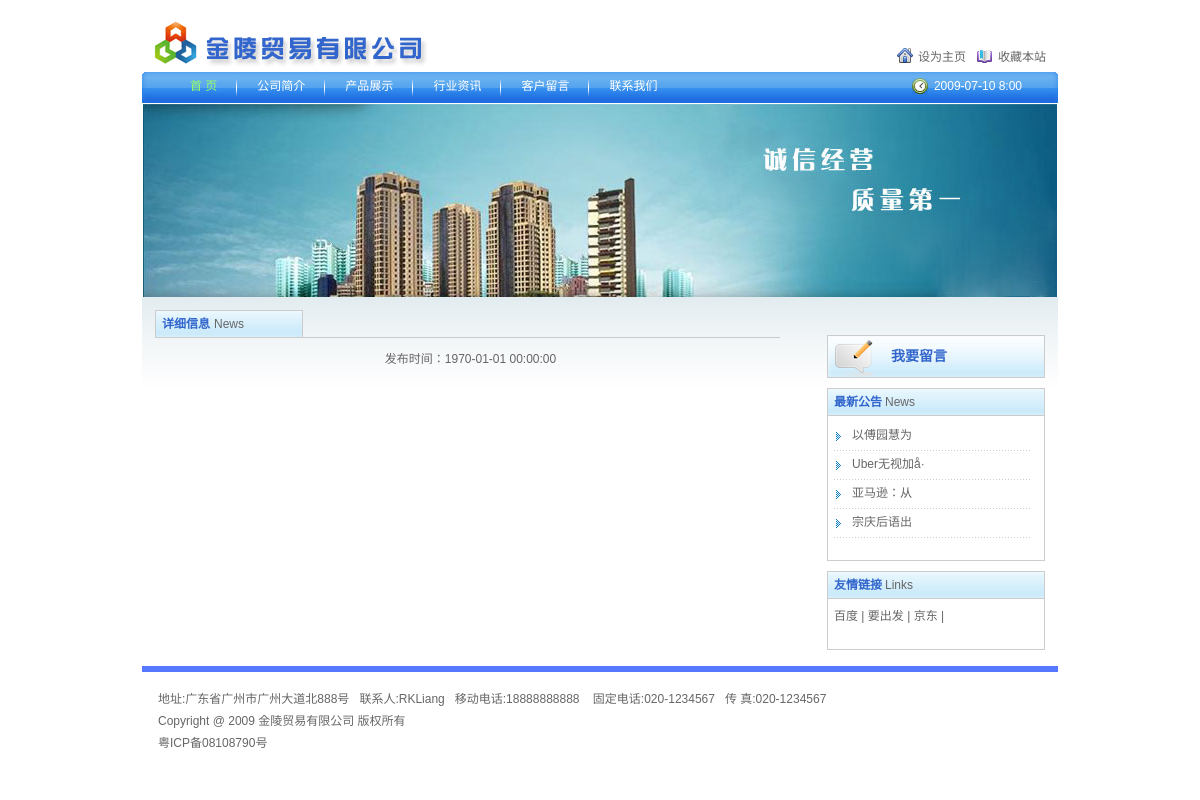
The app's page /article.php with its own data.
### tables this page shows
CREATE TABLE `article` (
  `id` int(10) unsigned NOT NULL AUTO_INCREMENT,
  `title` char(100) NOT NULL DEFAULT '',
  `content` text NOT NULL,
  `artClass` char(10) NOT NULL DEFAULT '',
  `adder` char(20) NOT NULL DEFAULT '' COMMENT '添加人',
  `addTime` int(10) unsigned NOT NULL DEFAULT '0' COMMENT '添加时间',
  PRIMARY KEY (`id`)
);

CREATE TABLE `friendlyLink` (
  `id` int(10) unsigned NOT NULL AUTO_INCREMENT,
  `name` char(30) NOT NULL DEFAULT '',
  `url` char(200) NOT NULL DEFAULT '',
  PRIMARY KEY (`id`)
);

CREATE TABLE `compMes` (
  `id` int(10) unsigned NOT NULL AUTO_INCREMENT,
  `addr` char(200) NOT NULL DEFAULT '' COMMENT '地址',
  `linkman` char(20) NOT NULL DEFAULT '' COMMENT '联系人',
  `mtel` char(20) NOT NULL DEFAULT '' COMMENT '移动电话',
  `fTel` char(20) NOT NULL DEFAULT '' COMMENT '固定电话',
  `fax` char(20) NOT NULL DEFAULT '' COMMENT '传真',
  `intro` text NOT NULL COMMENT '简介',
  `icpNo` char(50) NOT NULL DEFAULT '' COMMENT 'ICP号',
  `LDN` char(50) NOT NULL DEFAULT '' COMMENT '版权号',
  `copyrighter` char(20) NOT NULL DEFAULT '' COMMENT '版权所有人',
  `adder` char(50) NOT NULL COMMENT '添加人',
  `addTime` int(11) NOT NULL COMMENT '添加时间',
  PRIMARY KEY (`id`)
);

### PDOClass/pdoClass.php (called while the page is built, shortened)
<?php
class pdoClass
{
    private $pdo = null;
    public $statement = null;
    public $options = array(
        PDO::MYSQL_ATTR_INIT_COMMAND => 'SET NAMES ',
    );
    public function __construct($host, $user = 'root', $pass = '', $dbname = '', $persistent = false, $charset = 'utf8')
    {
        $this->options[PDO::MYSQL_ATTR_INIT_COMMAND] .= $charset;
        $dsn = "mysql:host={$host};dbname={$dbname}";
        $this->pdo = new PDO($dsn, $user, $pass, $this->options);
    }
    public function query($sql)
    {
        $this->statement = $this->pdo->query($sql);
        return $this->statement;
    }
    public function fetch($fetch_style = PDO::FETCH_ASSOC)
    {
        if (is_object($this->statement)) {
            return $this->statement->fetch($fetch_style);
        } else {
            return false;
        }
    }
    public function fetchAll($fetch_style = PDO::FETCH_ASSOC, $handle = '')
    {
        if ($handle != '') {
            return $this->statement->fetchAll($fetch_style, $handle);
        } else {
            return $this->statement->fetchAll($fetch_style);
        }
    }
}

### article.php (the view, shortened to what this page needs)
<?php
include_once './PDOClass/pdoClass.php';
$host = '172.16.50.28';
$user = 'root';
$pass = 'root';
$dbname = 'jinling';
$link = new pdoClass($host, $user, $pass, $dbname);
$selSQL = "SELECT id,title,addTime FROM article WHERE artClass='最新公告'";
$link->query($selSQL);
$arrNotice = $link->fetchAll();
$selSQL = "SELECT * FROM compMes";
$link->query($selSQL);
$arrCompany = $link->fetch();
$selSQL = "SELECT * FROM friendlyLink";
$link->query($selSQL);
$arrLink = $link->fetchAll();
?>
<!DOCTYPE html PUBLIC "-//W3C//DTD XHTML 1.0 Transitional//EN" "http://www.w3.org/TR/xhtml1/DTD/xhtml1-transitional.dtd">
<html xmlns="http://www.w3.org/1999/xhtml">
<head>
<link type="text/css" rel="stylesheet" href="style/style.css" />
</head>
<body>
<div class="header">
	<h1 class="logo" title="金陵贸易有限公司"><a href="index.php"><img src="images/logo.gif" alt="金陵贸易有限公司" /></a></h1>
    <p class="top_r"><a href="#" class="btn_i">设为主页</a><a href="#" class="btn_f">收藏本站</a></p>
</div>
<div class="nav">
	<div class="nav_left"></div>
    <ul>
     	<li class="sel"><a href="index.php">首  页</a></li>
        <li><a href="about_us.php">公司简介</a></li>
        <li><a href="product_list.php">产品展示</a></li>
        <li><a href="info.php">行业资讯</a></li>
        <li><a href="guestbook.php">客户留言</a></li>
        <li><a href="contact_us.php" class="nobg">联系我们</a></li>
     </ul>
     <div class="time">2009-07-10 8:00</div>
    <div class="nav_right"></div>
</div>
<div class="banner">
	<a href="#"><img src="images/banner.jpg" align="banner" /></a>
</div>
<div class="content">
	<div class="lefter">
    	<div class="title">
        	<h2 class="cBlue fB">详细信息<b class="cGrey fn">News</b></h2>
        </div>
        <div class="article">
			<h4>发布时间：<?php echo date('Y-m-d H:i:s',$arrArticle['addTime'])?></h4>
        </div>
    </div>
	<div class="righter">
    	<div class="rightBox">
        	<a href="#" class="btn_s">我要留言</a>
        </div>
        <div class="blank10"></div>
    	<div class="rightBox">
        	<h3>最新公告<b class="cGrey fn">News</b></h3>
            <ul class="list_r">
				<?php
				foreach($arrNotice as $key=>$value){
					?>
					<li>
						<a  href="article.php?id=<?php echo $arrNotice["$key"]['id']?>"><?php echo substr($arrNotice["$key"]['title'],0,15)?></a>
					</li>
				<?php }?>
            </ul>
        </div>
        <div class="blank10"></div>
        <div class="rightBox">
        	<h3>友情链接<b class="cGrey fn">Links</b></h3>
            <ul class="list_r">
				<?php
				foreach($arrLink as $key=>$value){
					?>
					<a href=<?php echo $arrLink["$key"]['url']?>><?php echo $arrLink["$key"]['name']?></a> |
				<?php }?>
            </ul>
        </div>
    </div>
</div>
<div class="footer">
	<p>地址:<?php echo $arrCompany['addr']?>&nbsp;&nbsp;&nbsp;联系人:<?php echo $arrCompany['linkman']?>&nbsp;&nbsp;&nbsp;移动电话:<?php echo $arrCompany['mtel']?>
		&nbsp;&nbsp;&nbsp;固定电话:<?php echo $arrCompany['fTel']?>&nbsp;&nbsp;&nbsp;传 真:<?php echo $arrCompany['fax']?></p>
	<p><?php echo $arrCompany['LDN']?> <?php echo $arrCompany['copyrighter']?> 版权所有</p>
	<p><a href="#"><?php echo $arrCompany['icpNo']?></a></p>
</div>
</body>
</html>

### style/style.css (style rules this page uses)
body { text-align: center; font:12px "Lucida Grande",Verdana,Lucida,Helvetica,Arial,sans-serif;margin:0; padding:0;font-size:12px; line-height:22px; background-color:#fff;color:#666 }
html, body { height:100% }
div,form,img,ul,ol,li,p,dl,dt,dd { margin: 0; padding: 0; border: 0; }
ul,li { list-style-type:none; }
img { vertical-align:middle; }
h1,h2,h3,h4,h5,h6 { margin:0; padding:0;font-size:12px; font-weight:normal; }
a:link { color:#666; text-decoration:none; }
.fB { font-weight: bold; }
.fn { font-weight:normal }
.cGrey,a.cGrey:link,a.cGrey:visited { color:#666; }
.cBlue,a.cBlue:link,a.cBlue:visited { color:#3266cc }
.btn_s { display:block;width:height:41px; line-height:41px;padding:0 0 0 63px;color:#3266cc!important;font-weight:bold;font-size:14px; background:url(../images/sentfor.gif) no-repeat left top }
.nobg { background:none!important }
.blank10 { height:10px; clear:both;display:block; font-size:1px;overflow:hidden; }
.header { width:916px;margin:0 auto;height:72px;position:relative; text-align:left }
.logo { position:absolute;top:20px;left:6px;float:left }
.top_r { position:absolute;top:46px;right:12px }
.top_r .btn_i { padding:6px 11px 0 21px; background:url(../images/btn_ibg.gif) no-repeat 0 4px }
.top_r .btn_f { padding:6px 0 0 21px; background:url(../images/btn_fbg.gif) no-repeat 0 6px }
.nav { width:916px;margin:0 auto;height:31px;background:url(../images/nav_bg.gif) repeat-x 0 -31px; position:relative; overflow:hidden }
.nav_left { position:absolute;top:0;left:0;height:31px;width:8px; background:url(../images/nav_bg.gif) no-repeat 0 0; z-index:2 }
.nav_right { position:absolute;top:0;right:0;height:31px;width:8px; background:url(../images/nav_bg.gif) no-repeat 0 -62px; z-index:3 }
.nav ul { padding:0 4px 0 28px }
.nav ul li { float:left; height:16px;font-size:12px; }
.nav ul li a { padding:0 20px 0 20px;_padding-top:2px; display:block; float:left;height:29px; line-height:29px;background:url(../images/nav_line.gif) no-repeat right 6px }
.nav ul li a:link,.nav ul li a:visited,.nav ul li a:active { color:#fff;text-decoration:none }
.nav ul li.sel a:link,.nav ul li.sel a:visited,.nav ul li.sel a:active { color:#98ff66;text-decoration:none }
.nav .time { position:absolute;top:3px;right:36px;z-index:4;color:#fff;padding:0 0 0 22px; background:url(../images/timebg.gif) no-repeat 0 3px }
.banner { padding-top:1px;width:916px;margin:0 auto; overflow:hidden }
.content { width:890px;margin:0 auto;padding:10px 13px 16px 13px; background:url(../images/contentbg.gif) repeat-x left top; text-align:left }
.lefter { width:625px;float:left; text-align:left }
.title { height:30px;border-bottom:1px solid #ccc; clear:both; position:relative }
.title b { margin:0 4px }
.title h2 { float:left;width:134px;border-top:1px solid #ccc;border-left:1px solid #ccc;border-right:1px solid #ccc;height:26px;line-height:26px; padding:0 6px; background:url(../images/titlebg.gif) repeat-x left top;margin-top:3px }
.righter { width:218px;float:right;padding-top:28px }
.rightBox { border:1px solid #ccc }
.rightBox h3 { border-bottom:1px solid #ccc;height:26px; line-height:26px;padding:0 6px; background:url(../images/titlebg.gif) repeat-x left top; font-weight:bold;color:#3266cc }
.rightBox h3 b { margin:0 3px }
.rightBox ul { padding:6px 12px 22px 6px }
.footer { width:900px;margin:0 auto;border-top:6px solid #5678fe; text-align:left; color:#666;padding:16px 0 30px 16px }
.list_r { clear:both }
.list_r li { height:29px;line-height:29px;_height:27px; line-height:27px; background:url(../images/list_rbg.gif) repeat-x left bottom; position:relative }
.list_r li a { display:block;padding:0 0 0 18px; background:url(../images/liststyle.gif) no-repeat 2px 10px; _background-position:2px 8px }
.article { clear:left;padding:10px 0 0 6px }
.article h4 { text-align:center; }

### records on screen
article: title "以傅园慧为"
article: title "Uber无视加å·"
article: title "亚马逊：从"
article: title "宗庆后语出"
friendlylink: name "百度"
friendlylink: name "要出发"
friendlylink: name "京东"
compmes: addr "广东省广州市广州大道北888号", linkman "RKLiang", mtel "18888888888", fTel "020-1234567", fax "020-1234567", LDN "Copyright @ 2009", copyrighter "金陵贸易有限公司", icpNo "粤ICP备08108790号"

### other values on screen
date('Y-m-d H:i:s',$arrArticle['addTime']) "1970-01-01 00:00:00"
